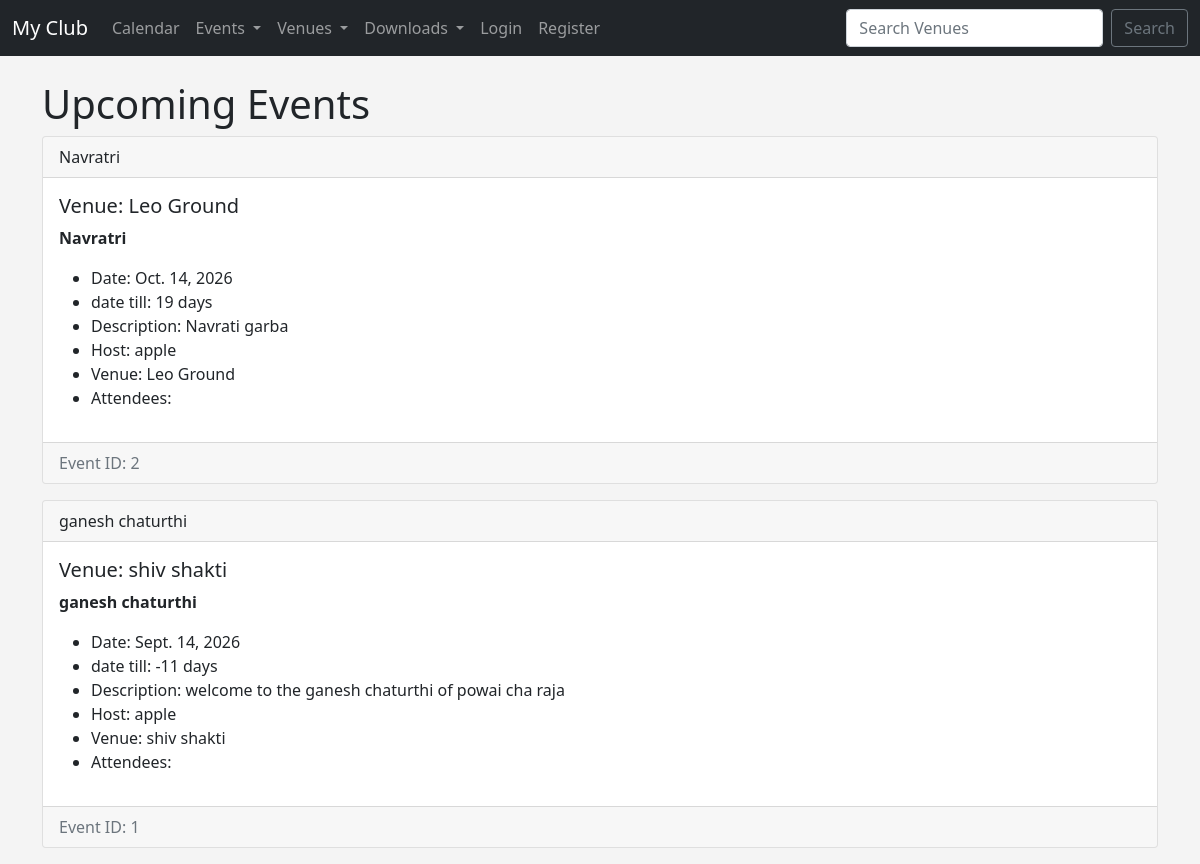
Page /list_events on the earlier database version.
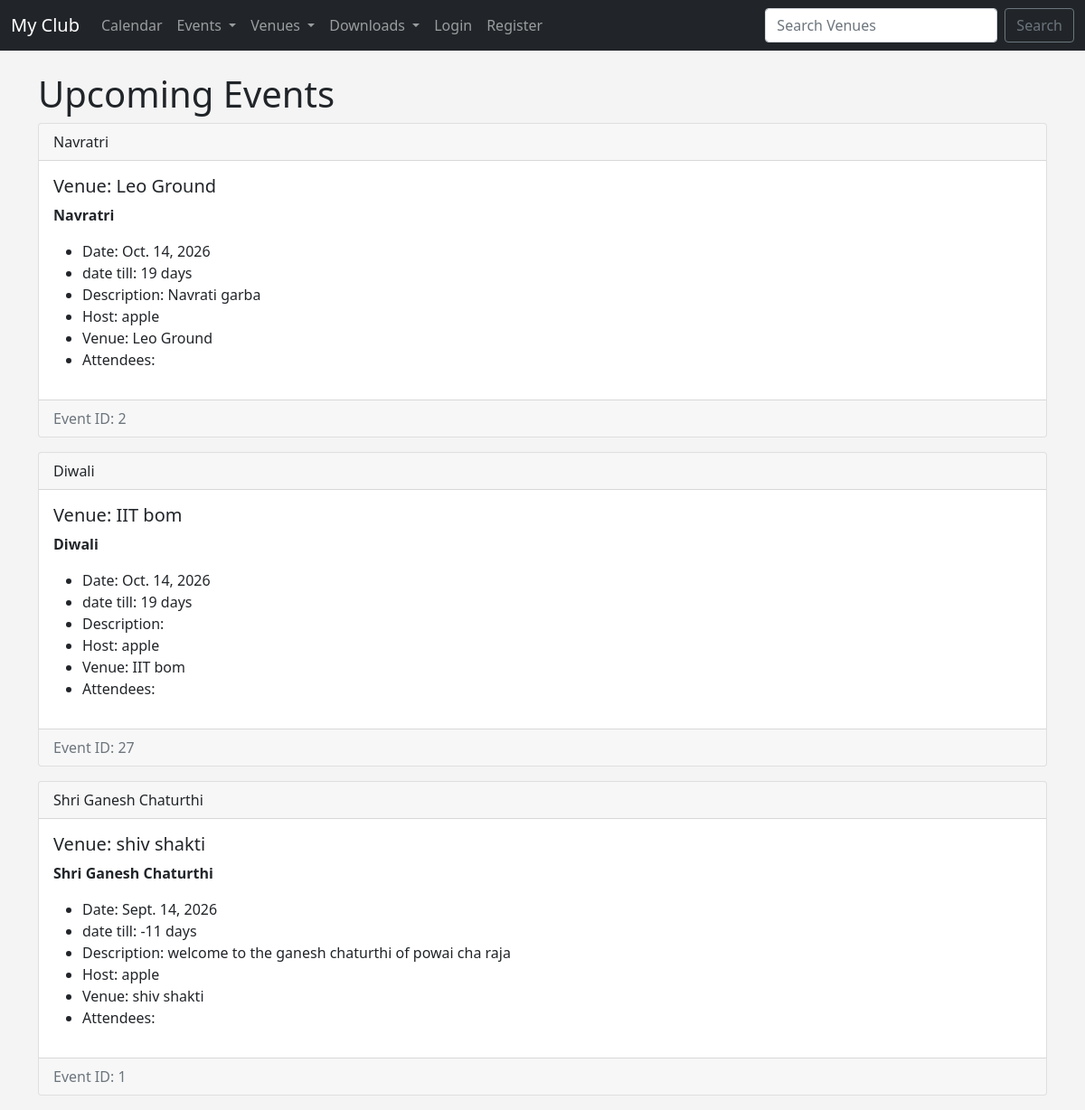
Same page on the later database version.
### events/models.py (models this page shows, shortened)
class Event(models.Model):
    name = models.CharField('event title',max_length=200)
    description = models.TextField(blank=True,null=True)
    manager = models.ForeignKey(User,blank=True,null=True,on_delete=models.SET_NULL)
    event_date = models.DateField("event date")
    venue = models.ForeignKey(Venue,blank=True,null=True, on_delete=models.CASCADE)
    attendees = models.ManyToManyField(MyClubUser, blank=True)
    @property
    def Daystill(self):
        import datetime
        daystillstripped = str(self.event_date - datetime.date.today()).split(",", 1)[0]
        return daystillstripped

class Venue(models.Model):
    name = models.CharField('venue name',max_length=50)
    address = models.CharField(max_length=200)
    city = models.CharField(max_length=50)
    state = models.CharField(max_length=50,blank=True)
    zip_code = models.CharField(max_length=10,blank=True)
    phone = models.CharField(max_length=20,blank=True)
    website = models.URLField(max_length=200,blank=True)
    email = models.EmailField(max_length=254,blank=True)
    owner = models.IntegerField("Venue Owner", blank=False, default=1)
    venue_image = models.ImageField(null=True,blank=True,upload_to="images/")
    def __str__(self):
        return self.name

### events/views.py (the view)
# urls.py: path('list_events', views.all_events, name='list_events'),
def all_events(request):
  event_list = Event.objects.all().order_by('-event_date')
  return render(request, 'events/event_list.html',
                {'event_list':event_list})

### events/templates/events/event_list.html (shortened to what this page needs)
{% extends 'events/base.html' %}
{% block content %}
<h1>Upcoming Events</h1>
{% for event in event_list %}
<div class="card mb-3">
    <div class="card-header">
        {{ event.name }}
    </div>
    <div class="card-body">
        <h5 class="card-title">
            Venue: {{ event.venue }}
        </h5>
        <p class="card-text">
            <strong>{{ event.name }}</strong>
        </p>
        <ul>
            <li>Date: {{ event.event_date }}</li>
            <li>date till: {{ event.Daystill }}</li>
            <li>Description: {{ event.description }}</li>
            <li>Host: {{ event.manager }}</li>
            <li>Venue: {{ event.venue }}</li>
            <li>
                Attendees:
            </li>
        </ul>
    </div>
    <div class="card-footer text-muted">
        Event ID: {{ event.id }}
    </div>
</div>
{% endfor %}
{% endblock %}

Differences in the rows shown:
added Event: name "Diwali", venue "IIT bom", event_date "Oct. 14, 2026", Daystill "19 days", manager "apple", id "27"
changed Event "welcome to the ganesh chaturthi of powai cha raja": name "ganesh chaturthi" → "Shri Ganesh Chaturthi"
